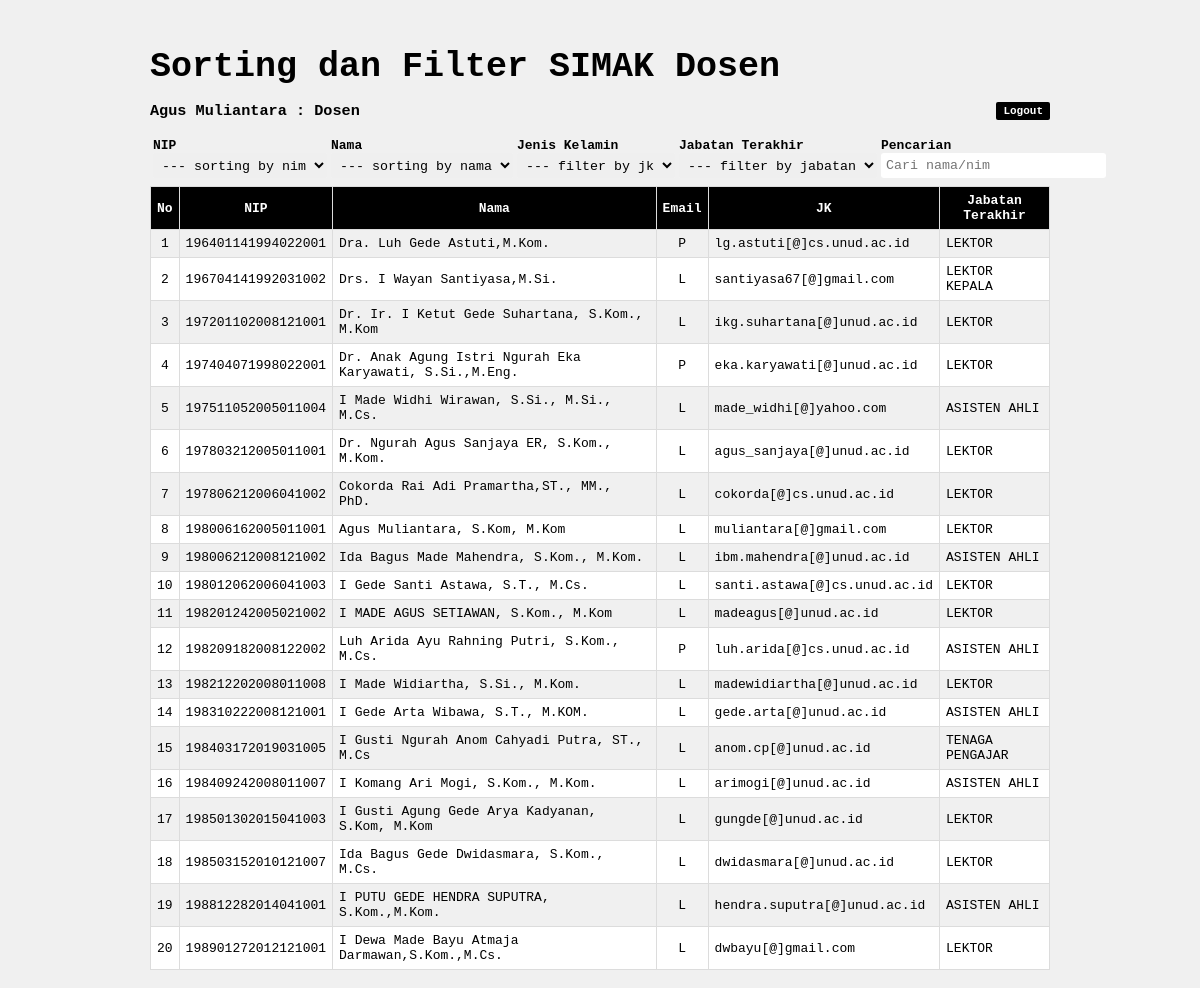
/dosen.php (signed in), run on the app's committed database.
### tables this page shows
CREATE TABLE `user` (
  `Username` varchar(50) NOT NULL,
  `Pwd` varchar(20) NOT NULL,
  `Nama` varchar(100) NOT NULL,
  `Otoritas` enum('Dosen','Mahasiswa') NOT NULL
);

CREATE TABLE `dosen` (
  `nip` varchar(30) NOT NULL,
  `nama` varchar(100) DEFAULT NULL,
  `email` varchar(50) DEFAULT NULL,
  `jk` enum('P','L') DEFAULT NULL,
  `jabatan_terakhir` varchar(20) DEFAULT NULL
);

### dosen.php (the view, shortened to what this page needs)
<html>
    <head>
        <link type="text/css" rel="stylesheet" href="css/style.css">
    </head>
    <body>
        <div class="container">
            <h2>Sorting dan Filter SIMAK Dosen</h2>
            <?php
                include "koneksi.php";
                $User=$_SESSION['Username'];
                $kode=mysqli_query($koneksi,"select * from user where Username = '$User'");
                $data=mysqli_fetch_array($kode);
            ?>
            <h3 style="color: black"><?php echo $data['Nama']; ?> : <?php echo $data['Otoritas']; ?>
              <a href="logout.php" style="float: right;">Logout</a>
            </h3>
            <table width="100%" style="color:#fff; margin-top:5px;">
                <tr>
                    <td>
                        <b>NIP</b>
                        <select id="nip" class="input-form">
                            <option value="asc">--- sorting by nim</option>
                        </select>
                    </td>
                    <td>
                        <b>Nama</b>
                        <select id="nama" class="input-form">
                            <option value="asc">--- sorting by nama</option>
                        </select>
                    </td>
                    <td>
                        <b>Jenis Kelamin</b>
                        <select id="jk" class="input-form">
                            <option value="all">--- filter by jk</option>
                        </select>
                    </td>
                    <td>
                        <b>Jabatan Terakhir</b>
                        <select id="jabatan" class="input-form">
                            <option value="all">--- filter by jabatan</option>
                        </select>
                    </td>
                    <td>
                        <b>Pencarian</b>
                        <input type="text" class="input-form" id="cari" style="width:225px;" placeholder="Cari nama/nim">
                    </td>
                </tr>
            </table>
            <table border="1" width="100%" class="tabel" style="margin-top:5px">
                <thead>
                <tr>
                    <th>No</th>
                    <th>NIP</th>
                    <th>Nama</th>
                    <th>Email</th>
                    <th>JK</th>
                    <th>Jabatan Terakhir</th>
                </tr>
                </thead>
                <tbody id="tabel">
                <?php
                    include "koneksi.php";
                    $query_mysqli = mysqli_query($koneksi, "SELECT * FROM dosen")or die(mysql_error());
                    $nomor = 1;
                    while($data = mysqli_fetch_array($query_mysqli)){
                ?>
                <tr>
                    <td align="center"><?php echo $nomor++; ?></td>
                    <td><?php echo $data['nip']; ?></td>
                    <td><?php echo $data['nama']; ?></td>
                    <td align="center"><?php echo $data['jk']; ?></td>
                    <td><?php echo $data['email']; ?></td>
                    <td><?php echo $data['jabatan_terakhir']; ?></td>
                </tr>
                <?php } ?>
                </tbody>
            </table>
        </div>
    </body>
</html>

### css/style.css (style rules this page uses)
* { font-family: monospace; }
body { background-color:#f0f0f0; }
.container { height: auto; padding: 10px; width: 900px; color: #fff; margin: auto; }
h2 { font-size: 35px; font-weight: bold; margin-bottom: 5px; color: black; }
.input-form { height: 25px; padding: 5px; border: none; border-radius: 3px; }
.tabel { border-collapse: collapse; }
.tabel, .tabel th, .tabel td { border: 1px solid gainsboro; padding: 6px; }
.tabel th { background-color:#000000; color: #fff; }
.tabel tr:nth-child(odd) { background-color: #f0f0 ; }
.tabel tr:nth-child(even) { background-color: #FFF ; }
a { text-decoration: none; color: white; background-color: #000000; padding: 3px; border-radius: 2px; font-size: 11px; font-weight: bold; padding: 3px 7px 3px 7px; }
b { color: black; }

### data on the page
user: Nama "Agus Muliantara", Otoritas "Dosen"
dosen: nip "196401141994022001", nama "Dra. Luh Gede Astuti,M.Kom.", jk "P", email "lg.astuti[@]cs.unud.ac.id", jabatan_terakhir "LEKTOR"
dosen: nip "196704141992031002", nama "Drs. I Wayan Santiyasa,M.Si.", jk "L", email "santiyasa67[@]gmail.com", jabatan_terakhir "LEKTOR KEPALA"
dosen: nip "197201102008121001", nama "Dr. Ir. I Ketut Gede Suhartana, S.Kom., M.Kom", jk "L", email "ikg.suhartana[@]unud.ac.id", jabatan_terakhir "LEKTOR"
dosen: nip "197404071998022001", nama "Dr. Anak Agung Istri Ngurah Eka Karyawati, S.Si.,M.Eng.", jk "P", email "eka.karyawati[@]unud.ac.id", jabatan_terakhir "LEKTOR"
dosen: nip "197511052005011004", nama "I Made Widhi Wirawan, S.Si., M.Si., M.Cs.", jk "L", email "made_widhi[@]yahoo.com", jabatan_terakhir "ASISTEN AHLI"
dosen: nip "197803212005011001", nama "Dr. Ngurah Agus Sanjaya ER, S.Kom., M.Kom.", jk "L", email "agus_sanjaya[@]unud.ac.id", jabatan_terakhir "LEKTOR"
dosen: nip "197806212006041002", nama "Cokorda Rai Adi Pramartha,ST., MM., PhD.", jk "L", email "cokorda[@]cs.unud.ac.id", jabatan_terakhir "LEKTOR"
dosen: nip "198006162005011001", nama "Agus Muliantara, S.Kom, M.Kom", jk "L", email "muliantara[@]gmail.com", jabatan_terakhir "LEKTOR"
dosen: nip "198006212008121002", nama "Ida Bagus Made Mahendra, S.Kom., M.Kom.", jk "L", email "ibm.mahendra[@]unud.ac.id", jabatan_terakhir "ASISTEN AHLI"
dosen: nip "198012062006041003", nama "I Gede Santi Astawa, S.T., M.Cs.", jk "L", email "santi.astawa[@]cs.unud.ac.id", jabatan_terakhir "LEKTOR"
dosen: nip "198201242005021002", nama "I MADE AGUS SETIAWAN, S.Kom., M.Kom", jk "L", email "madeagus[@]unud.ac.id", jabatan_terakhir "LEKTOR"
dosen: nip "198209182008122002", nama "Luh Arida Ayu Rahning Putri, S.Kom., M.Cs.", jk "P", email "luh.arida[@]cs.unud.ac.id", jabatan_terakhir "ASISTEN AHLI"
dosen: nip "198212202008011008", nama "I Made Widiartha, S.Si., M.Kom.", jk "L", email "madewidiartha[@]unud.ac.id", jabatan_terakhir "LEKTOR"
dosen: nip "198310222008121001", nama "I Gede Arta Wibawa, S.T., M.KOM.", jk "L", email "gede.arta[@]unud.ac.id", jabatan_terakhir "ASISTEN AHLI"
dosen: nip "198403172019031005", nama "I Gusti Ngurah Anom Cahyadi Putra, ST., M.Cs", jk "L", email "anom.cp[@]unud.ac.id", jabatan_terakhir "TENAGA PENGAJAR"
dosen: nip "198409242008011007", nama "I Komang Ari Mogi, S.Kom., M.Kom.", jk "L", email "arimogi[@]unud.ac.id", jabatan_terakhir "ASISTEN AHLI"
dosen: nip "198501302015041003", nama "I Gusti Agung Gede Arya Kadyanan, S.Kom, M.Kom", jk "L", email "gungde[@]unud.ac.id", jabatan_terakhir "LEKTOR"
dosen: nip "198503152010121007", nama "Ida Bagus Gede Dwidasmara, S.Kom., M.Cs.", jk "L", email "dwidasmara[@]unud.ac.id", jabatan_terakhir "LEKTOR"
dosen: nip "198812282014041001", nama "I PUTU GEDE HENDRA SUPUTRA, S.Kom.,M.Kom.", jk "L", email "hendra.suputra[@]unud.ac.id", jabatan_terakhir "ASISTEN AHLI"
dosen: nip "198901272012121001", nama "I Dewa Made Bayu Atmaja Darmawan,S.Kom.,M.Cs.", jk "L", email "dwbayu[@]gmail.com", jabatan_terakhir "LEKTOR"
